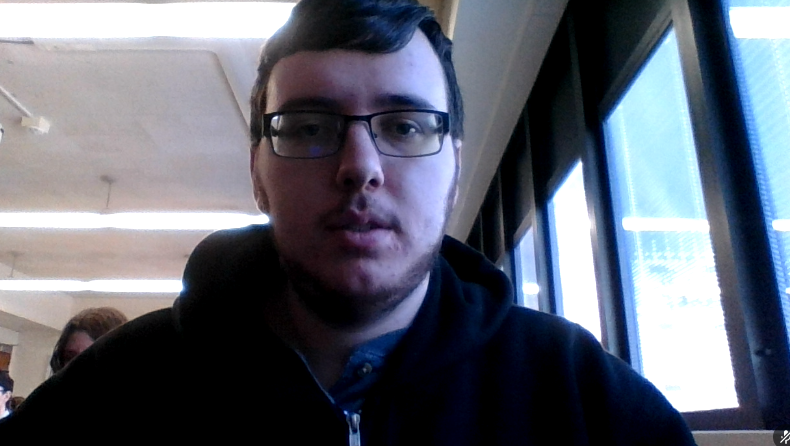
#> input picture imageProc/Untitled Folder/image.png, 790 x 446 px
$ jupyter execute Project.ipynb
#> lines starting #> are read from the running program, lines starting #| are printed output that depends on the picture; after the words box and inside, x2 and y2 are one past the last pixel; in counts of white or black regions, pixels touching at a corner belong together
### Image Pipeline

- Take a pic of your face
- Import images into Jupyter Notebook
- Analyze Image (metadata)
- Create Histogram of whole image
- Modify image with brightness and contrast
- Mask out face
- Use mask to create a HSV historgram
- Analyze histogram for skin tone ranges
- Use the HSV ranges to create a mask
- Apply that mask to image and segment out your skin/face

[cell 1]
import numpy as np
import cv2
import matplotlib.pyplot as plt

[cell 2]
def draw_rect(img, top_left, bottom_right):
    rect_color = (255,0,0)

    thickness = 2

    # Apply rectangle.
    img_rect = cv2.rectangle(img, top_left, bottom_right, rect_color, thickness)
    # Convert back to RGB
    img_rect = cv2.cvtColor(img_rect, cv2.COLOR_BGR2RGB)

    plt.imshow(img_rect)
    fig = plt.figure(figsize=(10,10))

[cell 3]
def draw_mask(img, top_left_x, top_left_y, bottom_right_x, bottom_right_y):
    # Create a black mask
    mask = np.zeros(img.shape[:2], np.uint8)

    # Add the white portion
    mask[top_left_y:bottom_right_y, top_left_x:bottom_right_x] = 255

    plt.imshow(mask, cmap='gray')
    fig = plt.figure(figsize=(10,10))
    return mask

[cell 4]
def grab_HSV_values(img, mask):
    # Convert to HSV
    img = cv2.cvtColor(img, cv2.COLOR_BGR2HSV)

    # Plot the hue
    hist = cv2.calcHist([img], [0], mask, [256], [0,255])
    plt.plot(hist, color='red')
    plt.xlim([0,255])

    # Plot the saturation
    hist = cv2.calcHist([img], [1], mask, [256], [0,255])
    plt.plot(hist, color='green')
    plt.xlim([0,255])

    # Plot the value
    hist = cv2.calcHist([img], [2], mask, [256], [0,255])
    plt.plot(hist, color='blue')
    plt.xlim([0,255])

    plt.legend(('hue', 'saturation', 'value'), loc ='upper right')
    fig = plt.figure(figsize = (10,10))
    return img

[cell 5]
def draw_skin(img, min_hsv, max_hsv):
    # Min and Max HSV values
    min_HSV = np.array(min_hsv, np.uint8)
    max_HSV = np.array(max_hsv, np.uint8)

    skinArea = cv2.inRange(img, min_HSV, max_HSV)

    # Bitwise And mask
    skinHSV = cv2.bitwise_and(img, img, mask=skinArea)

    skinHSV = cv2.cvtColor(skinHSV, cv2.COLOR_HSV2RGB)

    plt.imshow(skinHSV)
    fig = plt.figure(figsize = (10,10))

[cell 6]
def skinMap(img_name):
#> called with img_name = 'image.png'
    img = cv2.imread(img_name, 1)
#> img is the input picture: shape (446, 790, 3); mean B, G, R 113.4, 101.3, 96.9
    draw_rect(img, (275, 50), (440, 235))
    mask = draw_mask(img, 275, 50, 440, 235)
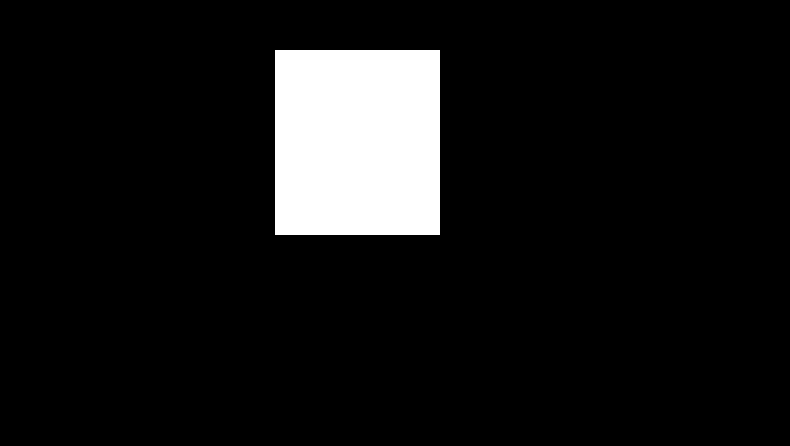
#> mask: shape (446, 790); 8.7% white; 1 white region, box (x1, y1, x2, y2) and area: (275, 50, 440, 235) 30525
    img = cv2.imread(img_name, 1)
    img = grab_HSV_values(img, mask)
#> in grab_HSV_values, `img = cv2.cvtColor(img, cv2.COLOR_BGR2HSV)`: img: shape (446, 790, 3); mean H, S, V 83.5, 78.1, 115.8
#> in grab_HSV_values, `hist = cv2.calcHist([img], [0], mask, [256], [0,255])`: hist = 256 values, max 1657 at index 172, min 0 at index 13, mean 119.2
#> in grab_HSV_values, `hist = cv2.calcHist([img], [1], mask, [256], [0,255])`: hist = 256 values, max 719 at index 68, min 0 at index 1, mean 118.3
#> in grab_HSV_values, `hist = cv2.calcHist([img], [2], mask, [256], [0,255])`: hist = 256 values, max 361 at index 53, min 0 at index 255, mean 113.5
    draw_skin(img, [105,40,10], [180,175,250])
#> in draw_skin, `skinArea = cv2.inRange(img, min_HSV, max_HSV)`:
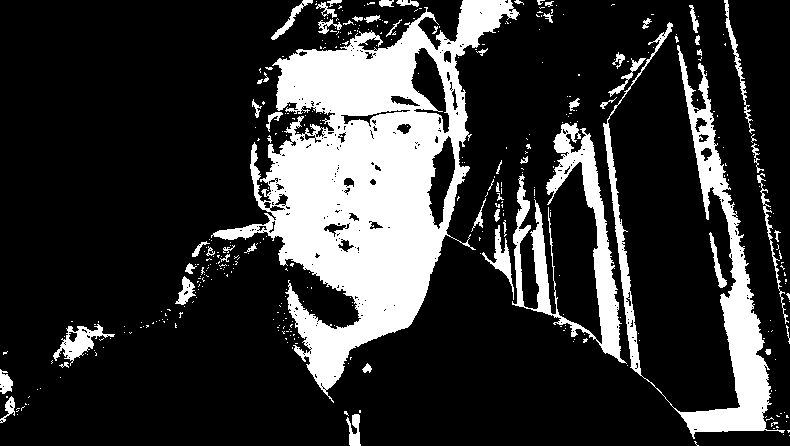
#> skinArea: shape (446, 790); 20.5% white; 394 white regions (336 under 20 px), largest, box (x1, y1, x2, y2) and area: (211, 0, 520, 403) 46490, (603, 22, 785, 439) 11388, (512, 123, 627, 364) 7067
#> in draw_skin, `skinHSV = cv2.bitwise_and(img, img, mask=skinArea)`: skinHSV: shape (446, 790, 3); mean H, S, V 26.6, 19.8, 21.6
#> in draw_skin, `skinHSV = cv2.cvtColor(skinHSV, cv2.COLOR_HSV2RGB)`:
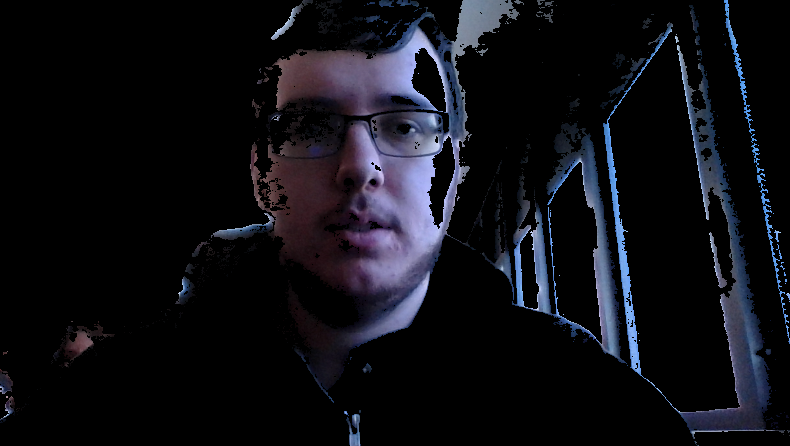
#> skinHSV: shape (446, 790, 3); mean R, G, B 15.1, 15.4, 21
    #draw_skin(img, [0,0,0], [255,255,255])

[cell 7]
skinMap('image.png')
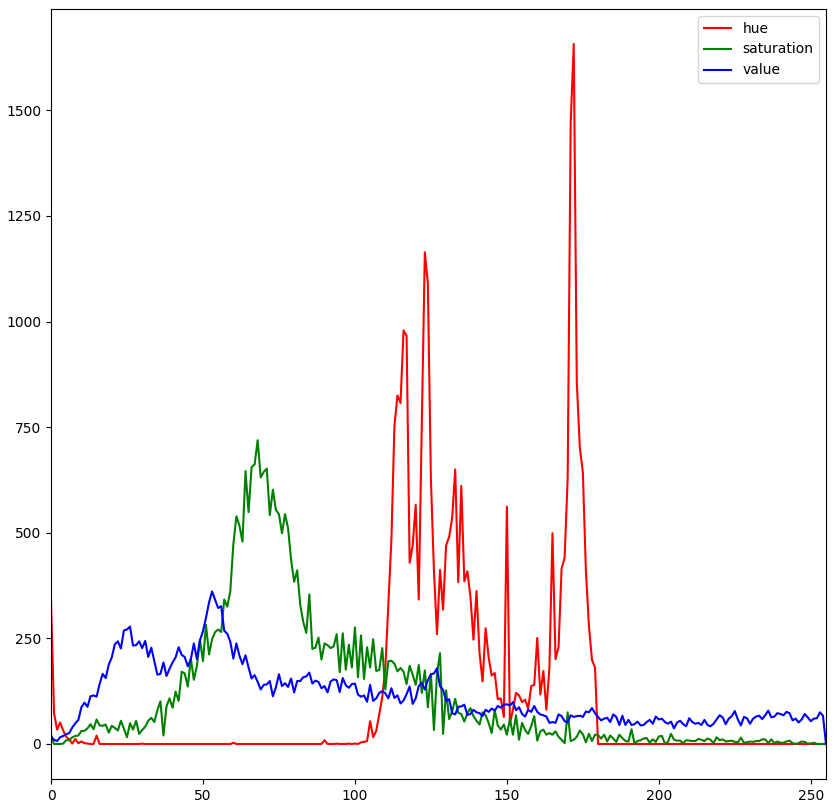
#> figure drawn by matplotlib, 1 panel; curve peaks at x = 172, y = 1657; curve peaks at x = 68, y = 719; curve peaks at x = 53, y = 361
